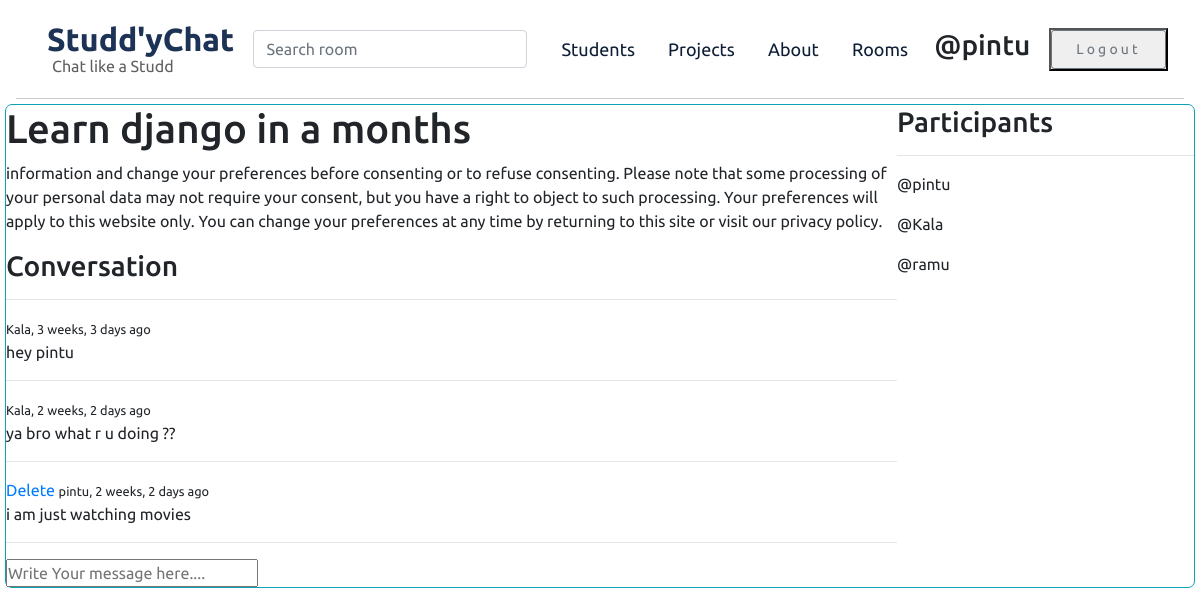
/room/2/ (signed in), run on the app's committed database.
### base/models.py (models this page shows, shortened)
class Room(models.Model):
    host = models.ForeignKey(User,on_delete=models.SET_NULL,null=True)
    topic = models.ForeignKey(Topic,on_delete=models.SET_NULL,null=True)
    name = models.CharField(max_length=200)
    description = models.TextField(null=True,blank=True)
    participants = models.ManyToManyField(User,related_name='participants',blank=True)
    updated = models.DateTimeField(auto_now=True)
    created = models.DateTimeField(auto_now_add=True)
    class Meta:
        ordering = ['-updated','-created']

class Message(models.Model):
    user = models.ForeignKey(User,on_delete=models.CASCADE)
    room = models.ForeignKey(Room,on_delete=models.CASCADE)
    body = models.TextField()
    updated = models.DateTimeField(auto_now=True)
    created = models.DateTimeField(auto_now_add=True)
    class Meta:
        ordering = ['-updated','-created']

### base/views.py (the view, shortened to what this page needs)
# urls.py: path('room/<str:pk>/',views.room,name='room'),
def room(request,pk):
    room = Room.objects.get(id=pk)
    room_messages = room.message_set.all().order_by()
    participants = room.participants.all()
    context = {'room':room,'room_messages':room_messages,'participants':participants}
    return render(request,'base/room.html',context)

### base/templates/base/room.html (shortened to what this page needs)
{%extends 'main.html'%}
{%block content%}
<div class="room-container">
  <div class="messages-container">
    <h1>{{room.name}}</h1>
    <p>{{room.description}}</p>
    <h3>Conversation</h3>
    <hr>
    {% for message in room_messages %}
    <div>
      {% if request.user == message.user %}
      <a href="{% url 'delete-message' message.id %}">Delete</a>
      {% endif %}
      <small>{{message.user}}, {{message.created|timesince}} ago</small>
      <p>{{message.body}}</p>
      <hr>
    </div>
    {%endfor%}
    {%if request.user.is_authenticated %}
    <div>
      <form action="" method="POST">
        <input type="text" name="body" placeholder="Write Your message here....">
      </form>
    </div>
    {%endif%}
  </div>
  <div class="participants">
    <h3>Participants</h3>
    <hr>
    {% for participant in participants %}
    <div>
      <p>@{{participant.username}}</p>
    </div>
    {% endfor %}
  </div>
</div>
{%endblock content%}

### templates/navbar.html (shortened to what this page needs)
<div class="navbar mx-3">
    <div class="logoBx">
        <a href="/"><h2>Studd'yChat</h2>
        <p>Chat like a Studd</p></a>
    </div>
    <form class="form-inline" method="get" action="{% url 'home'%}">
      <input class="form-control mr-sm-2" type="text" name="q" placeholder="Search room" aria-label="Search">
    </form>
    <li><a href="#">Students</a></li>
    <li>
         <div class="dropdown">
            <button class="dropbtn">Projects</button>
        </div>
    </li>
    <li><a href="#">About</a></li>
    <li><a href="#">Rooms</a></li>
{%if request.user.is_authenticated%}
<h3>@{{request.user}}</h3>
<button type="button"><a class="btn btn-sm px-4 py-2 btn-outline-secondary" href="{% url 'logout' %}">Logout</a></button>
{%else%}
<button type="button"><a class="btn btn-sm px-4 py-2 btn-outline-secondary" href="{% url 'login' %}">Login</a></button>
{%endif%}
</div>

### static/style/style.css (style rules this page uses)
* { margin: 0; padding: 0; font-family: 'Montserrat', sans-serif; font-family: 'Poppins', sans-serif; font-family: 'Roboto', sans-serif; font-family: 'Ubuntu', sans-serif; }
li { list-style: none; }
a { text-decoration: none; }
.navbar { display: flex; margin: 0; padding: 0; border-bottom:1px solid #ccc; }
.logoBx a { text-decoration: none; }
.navbar .logoBx { margin-top:12px; margin-left: 15px; width: fit-content; height: 70px; text-align: center; line-height: 0px; }
.navbar .logoBx h2 { font-weight: 700; color: #1d3355; }
.navbar .logoBx p { margin-left: 5px; float: left; color: #5f6062; }
.navbar li a { color:#0e1e36; font-size: 18px; text-decoration: none; padding: 7px; }
.dropbtn { background-color:white; color:#0e1e36; font-size: 18px; padding: 7px; border: none; cursor: pointer; }
.dropdown { position: relative; display: inline-block; }
.btn { letter-spacing: 0.2rem; }
.room-container { height: fit-content; border:1px solid#0da1b1; margin: 5px; border-radius: 7px; }

### base/templates/base/room.html (style rules this page uses)
.room-container { display: grid; grid-template-columns: 3fr 1fr; }

### data on the page
Room: name "Learn django in a months", description "information and change your preferences before consenting or to refuse consenting. Please note that some processing of your personal data may not require your consent, but you have a right to object to such processing. Your preferences will apply to this website only. You can change your preferences at any time by returning to this site or visit our privacy policy."
Message: user "Kala", created "3 weeks, 3 days", body "hey pintu"
Message: user "Kala", created "2 weeks, 2 days", body "ya bro what r u doing ??"
Message: shows "Delete", user "pintu", created "2 weeks, 2 days", body "i am just watching movies"

### other printed values
{{ request.user }} "pintu"
{{ participant.username }} "pintu"
{{ participant.username }} "Kala"
{{ participant.username }} "ramu"
